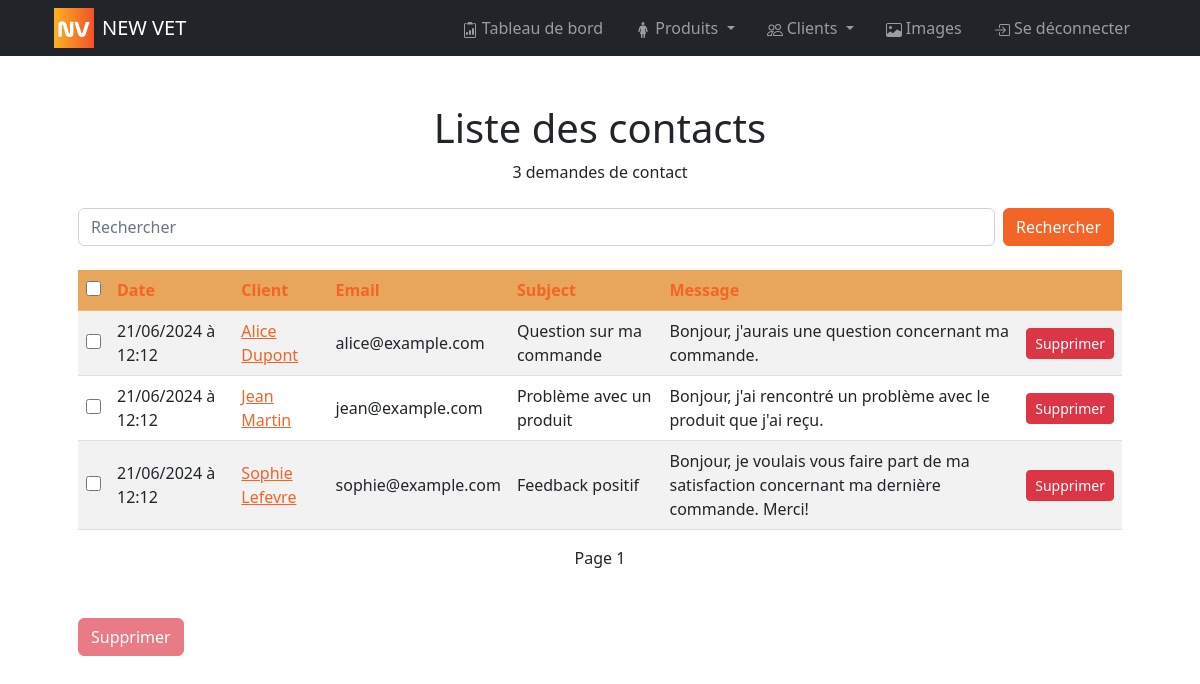
The app's page /bo/pages/contacts/index.php (signed in) with its own data.
### tables this page shows
CREATE TABLE contact(
        contact_id INT AUTO_INCREMENT NOT NULL UNIQUE,
        customer_id INT,
        email VARCHAR (50) NOT NULL,
        subject VARCHAR (50) NOT NULL,
        message VARCHAR (1000) NOT NULL,
        is_deleted BOOLEAN NOT NULL DEFAULT 0,
        created_at DATETIME NOT NULL DEFAULT NOW(),
        CONSTRAINT contact_PK PRIMARY KEY (contact_id),
        CONSTRAINT contact_customer_FK FOREIGN KEY (customer_id) REFERENCES customer(customer_id)
);

CREATE TABLE customer(
        customer_id INT AUTO_INCREMENT NOT NULL UNIQUE,
        first_name VARCHAR (50) NOT NULL,
        last_name VARCHAR (50) NOT NULL,
        email VARCHAR (50) NOT NULL UNIQUE,
        connection_token VARCHAR (500),
        validate_email_token VARCHAR (500),
        reset_password_code INT (6),
        has_validated_email BOOLEAN NOT NULL DEFAULT 0,
        password VARCHAR (150) NOT NULL,
        last_login DATETIME,
        is_deleted BOOLEAN NOT NULL DEFAULT 0,
        created_at DATETIME NOT NULL DEFAULT NOW(),
        CONSTRAINT customer_PK PRIMARY KEY (customer_id)
);

### controllers/contact.php (called while the page is built, shortened)
<?php
function getContacts($search = null, $sort =  array(array('order' => 'ASC', 'order_by' => 'created_at'), array('order' => 'DESC', 'order_by' => 'email')), $offset = null, $per_page = 10)
{
    $sql = "SELECT DISTINCT contact.* FROM contact
    LEFT JOIN customer ON customer.customer_id = contact.contact_id";
    $sql .= " WHERE 1 = 1";
    $sql .= " AND contact.is_deleted = 0";
    if ($sort) {
        $sql .= " ORDER BY ";
        foreach ($sort as $key => $value) {
            $sql .= "COALESCE(contact." . $value['order_by'] . ", 9999999) " . strtoupper($value['order']);
        }
    }
    if ($per_page) $sql .= " LIMIT :per_page";
    $params = array();
    if ($per_page) $params[":per_page"] = $per_page;
    $result = Database::queryAll($sql, $params);
    return $result['data'];
}
function getContactsCount($search = null)
{
    $sql = "SELECT COUNT(DISTINCT contact.contact_id) as count FROM contact
    LEFT JOIN customer ON customer.customer_id = contact.contact_id";
    $sql .= " WHERE 1 = 1";
    $sql .= " AND contact.is_deleted = 0";
    $params = array();
    $result = Database::queryOne($sql, $params);
    return $result['data']['count'];
}

### utils/database.php (called while the page is built, shortened)
<?php
class Database
{
    private static $dbHost = DB_HOST;
    private static $dbName = DB_NAME;
    private static $dbUser = DB_USER;
    private static $dbPass = DB_PASSWORD;
    private static $forcedStringParams = array(':email', ':password', ':token', ':code', ':name', ':libelle');
    private static $forcedIntParams = array(':per_page', ':offset', ':customer_id', ':admin_id');
    private static $forcedBoolParams = array(':is_deleted');
    private static $connection = null;
    private static function connect()
    {
        if (self::$connection === null) {
            try {
                self::$connection = new PDO("mysql:host=" . self::$dbHost . ";dbname=" . self::$dbName, self::$dbUser, self::$dbPass);
                self::$connection->setAttribute(PDO::ATTR_ERRMODE, PDO::ERRMODE_EXCEPTION);
            } catch (PDOException $e) {
                if (defined('APP_DEBUG') && APP_DEBUG) die("Erreur lors de la connexion à la base de données: " . $e->getMessage());
            }
        }
    }
    public static function queryAll(string $query, array $params = array())
    {
        $data = array();
        $success = true;
        $error = null;
        try {
            $statement = self::$connection->prepare($query);
            foreach ($params as $key => $value) {
                if (is_int($value) || in_array($key, self::$forcedIntParams)) {
                    $statement->bindValue($key, $value, PDO::PARAM_INT);
                } elseif (is_bool($value) || in_array($key, self::$forcedBoolParams)) {
                    $statement->bindValue($key, $value, PDO::PARAM_BOOL);
                } elseif (is_string($value) || in_array($key, self::$forcedStringParams)) {
                    $statement->bindValue($key, htmlspecialchars($value), PDO::PARAM_STR);
                } elseif (is_null($value)) {
                    $statement->bindValue($key, $value, PDO::PARAM_NULL);
                } else {
                    $statement->bindValue($key, $value);
                }
            }
            $statement->execute();
            $data = $statement->fetchAll(PDO::FETCH_ASSOC);
        } catch (PDOException $e) {
            $success = false;
            $error = $e->getMessage();
            self::handleError($query, $params, $error);
        }
        return array(
            'success' => $success,
            'data' => $data,
            'error' => $error
        );
    }
    public static function queryOne(string $query, array $params = array())
    {
        $data = array();
        $success = true;
        $error = null;
        try {
            $statement = self::$connection->prepare($query);
            foreach ($params as $key => $value) {
                if (is_int($value) || in_array($key, self::$forcedIntParams)) {
                    $statement->bindValue($key, $value, PDO::PARAM_INT);
                } elseif (is_bool($value) || in_array($key, self::$forcedBoolParams)) {
                    $statement->bindValue($key, $value, PDO::PARAM_BOOL);
                } elseif (is_string($value) || in_array($key, self::$forcedStringParams)) {
                    $statement->bindValue($key, htmlspecialchars($value), PDO::PARAM_STR);
                } elseif (is_null($value)) {
                    $statement->bindValue($key, $value, PDO::PARAM_NULL);
                } else {
                    $statement->bindValue($key, $value);
                }
            }
            $statement->execute();
            $data = $statement->fetch(PDO::FETCH_ASSOC);
        } catch (PDOException $e) {
            $success = false;
            $error = $e->getMessage();
            self::handleError($query, $params, $error);
        }
        return array(
            'success' => $success,
            'data' => $data,
            'error' => $error
        );
    }
}

### helpers/fr_datetime.php (called while the page is built)
<?php
function fr_datetime($inputDate) {
    $dateTime = new DateTime($inputDate);
    $formattedDate = $dateTime->format('d/m/Y à H:i');
    return $formattedDate;
}

### controllers/customer.php (called while the page is built, shortened)
<?php
function getCustomer($customer_id)
{
    $sql = "SELECT * FROM customer WHERE customer_id = :customer_id";
    $result = Database::queryOne($sql, array(":customer_id" => $customer_id));
    return $result['data'];
}

### bo/pages/contacts/index.php (the view, shortened to what this page needs)
<?php
include_once APP_PATH . "controllers/contact.php";
include_once APP_PATH . "controllers/customer.php";
include_once APP_PATH . "helpers/fr_datetime.php";
$search = isset($_GET['search']) ? $_GET['search'] : null;
$order_by = isset($_GET['order_by']) ? $_GET['order_by'] : 'created_at';
$order = isset($_GET['order']) && $_GET['order'] == 'desc' ? 'DESC' : 'ASC';
$page = isset($_GET['page']) ? $_GET['page'] : 1;
$new_order = $order == 'DESC' ? 'asc' : 'desc';
$sort = array(array('order' => $order, 'order_by' => $order_by));
$contacts_count = getContactsCount($search);
$per_page = 10;
$offset = ($page - 1) * $per_page;
$maxPage = ceil($contacts_count / $per_page);
$contacts = getContacts($search, $sort, $offset, $per_page);
?>
<!DOCTYPE html>
<html lang="fr">
<head>
    <link href="<?= APP_URL ?>bo/style/bootstrap.css" rel="stylesheet">
    <link href="<?= APP_URL ?>bo/style/main.css" rel="stylesheet">
</head>
<body>
    <main>
        <?php include_once APP_PATH . "bo/partials/header.php"; ?>
        <div class="container p-4 p-lg-5">
            <h1 class="text-center">Liste des contacts</h1>
            <p class="text-center"><?= $contacts_count ?> demande<?php if ($contacts_count > 1) : ?>s<?php endif; ?> de contact</p>
            <form class="d-flex justify-content-between my-4" method="GET">
                <input class="form-control mr-sm-2" id="search" type="search" placeholder="Rechercher" aria-label="Search" name="search" value="<?= $search ?>">
                <button class="btn btn-primary mx-2 my-sm-0" type="submit">Rechercher</button>
            </form>
            <table class="table table-striped">
                <thead>
                    <tr class="table-primary">
                        <th scope='col' colspan='1'><input type="checkbox" onclick="toggleAll()"></th>
                        <th scope='col'><a class="text-decoration-none" href="?search=<?= $search ?>&page=<?= $page ?>&order_by=created_at&order=<?= $new_order ?>">Date</a></th>
                        <th scope='col'><a class="text-decoration-none" href="?search=<?= $search ?>&page=<?= $page ?>&order_by=last_name&order=<?= $new_order ?>">Client</a></th>
                        <th scope='col'><a class="text-decoration-none" href="?search=<?= $search ?>&page=<?= $page ?>&order_by=email&order=<?= $new_order ?>">Email</a></th>
                        <th scope='col'><a class="text-decoration-none" href="?search=<?= $search ?>&page=<?= $page ?>&order_by=subject&order=<?= $new_order ?>">Subject</a></th>
                        <th scope='col'><a class="text-decoration-none" href="?search=<?= $search ?>&page=<?= $page ?>&order_by=message&order=<?= $new_order ?>">Message</a></th>
                        <th scope='col' colspan='2'>&nbsp;</th>
                    </tr>
                </thead>
                <tbody>
                    <?php
                    foreach ($contacts as $contact) {
                    ?>
                        <tr class="align-middle">
                            <td><input id="contact_id" type="checkbox" name="selected_contacts[]" value="<?= $contact['contact_id'] ?>"></td>
                            <td><?= fr_datetime($contact['created_at']) ?></td>
                            <td><?php
                                if ($contact['customer_id']) {
                                    $customer = getCustomer($contact['customer_id']);
                                    $nicename = $customer['first_name'] . " " . $customer['last_name'];
                                    echo "<a href='" . APP_URL . "bo/pages/customers/index.php?search=" . $customer['email'] . "'>" . $nicename . "</a>";
                                } else {
                                    echo "<span class='text-muted'>Non renseigné</span>";
                                }
                                ?>
                            </td>
                            <td><?= $contact['email'] ?></td>
                            <td><?= $contact['subject'] ?></td>
                            <td><?= $contact['message'] ?></td>
                            <td> <a href="<?= APP_URL ?>/bo/pages/contacts/delete_contact.php?contact_id=<?= $contact['contact_id'] ?>" class="btn btn-danger btn-sm">Supprimer</a> </td>
                        </tr>
                    <?php
                    }
                    ?>
                </tbody>
            </table>
            <div class="d-flex justify-content-between my-2">
                <?php if ($page > 1) : ?>
                    <a href="?search=<?= $search ?>&page=<?= $page - 1 ?>&order_by=<?= $order_by ?>&order=<?= $order ?>">Page précédent (<?= $page - 1 ?>)</a>
                <?php else : ?>
                    <span>&nbsp;</span>
                <?php endif; ?>
                <span>Page <?= $page ?></span>
                <?php if ($page < $maxPage) : ?>
                    <a href="?search=<?= $search ?>&page=<?= $page + 1 ?>&order_by=<?= $order_by ?>&order=<?= $order ?>">Page suivant (<?= $page + 1 ?>)</a>
                <?php else : ?>
                    <span>&nbsp;</span>
                <?php endif; ?>
            </div>
            <div class="d-flex justify-content-start gap-2 my-5">
                <button id="delete-contacts" class="btn btn-danger" disabled onclick="deleteSelectedcontacts()">Supprimer</button>
            </div>
        </div>
    </main>
</body>
</html>

### bo/style/main.css (style rules this page uses)
:root { --primary: #F1452B; --secondary: #FEBD21; }
input[type="checkbox"] { accent-color: var(--primary); width: 15px; height: 15px; }

### records on screen
contact: created_at "21/06/2024 à 12:12", customer.last_name "Alice Dupont", email "alice@example.com", subject "Question sur ma commande", message "Bonjour, j'aurais une question concernant ma commande."
contact: created_at "21/06/2024 à 12:12", customer.last_name "Jean Martin", email "jean@example.com", subject "Problème avec un produit", message "Bonjour, j'ai rencontré un problème avec le produit que j'ai reçu."
contact: created_at "21/06/2024 à 12:12", customer.last_name "Sophie Lefevre", email "sophie@example.com", subject "Feedback positif", message "Bonjour, je voulais vous faire part de ma satisfaction concernant ma dernière commande. Merci!"

### other values on screen
APP_NAME "NEW VET"
$contacts_count "3"
$page "1"
